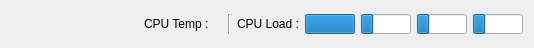
<?xml version="1.0" encoding="UTF-8"?>
<ui version="4.0">
 <class>SystemDisplay</class>
 <widget class="QWidget" name="SystemDisplay">
  <property name="geometry">
   <rect>
    <x>0</x>
    <y>0</y>
    <width>534</width>
    <height>48</height>
   </rect>
  </property>
  <property name="windowTitle">
   <string>Form</string>
  </property>
  <layout class="QGridLayout" name="gridLayout">
   <item row="0" column="5">
    <widget class="QProgressBar" name="progressBar_cpu0">
     <property name="maximumSize">
      <size>
       <width>50</width>
       <height>20</height>
      </size>
     </property>
     <property name="value">
      <number>100</number>
     </property>
     <property name="textVisible">
      <bool>false</bool>
     </property>
     <property name="orientation">
      <enum>Qt::Horizontal</enum>
     </property>
    </widget>
   </item>
   <item row="0" column="1">
    <widget class="QLabel" name="label_2">
     <property name="text">
      <string>CPU Temp :</string>
     </property>
    </widget>
   </item>
   <item row="0" column="0">
    <spacer name="horizontalSpacer">
     <property name="orientation">
      <enum>Qt::Horizontal</enum>
     </property>
     <property name="sizeHint" stdset="0">
      <size>
       <width>40</width>
       <height>20</height>
      </size>
     </property>
    </spacer>
   </item>
   <item row="0" column="4">
    <widget class="QLabel" name="label">
     <property name="text">
      <string>CPU Load :</string>
     </property>
    </widget>
   </item>
   <item row="0" column="8">
    <widget class="QProgressBar" name="progressBar_cpu3">
     <property name="maximumSize">
      <size>
       <width>50</width>
       <height>20</height>
      </size>
     </property>
     <property name="value">
      <number>24</number>
     </property>
     <property name="textVisible">
      <bool>false</bool>
     </property>
     <property name="orientation">
      <enum>Qt::Horizontal</enum>
     </property>
    </widget>
   </item>
   <item row="0" column="6">
    <widget class="QProgressBar" name="progressBar_cpu1">
     <property name="maximumSize">
      <size>
       <width>50</width>
       <height>20</height>
      </size>
     </property>
     <property name="value">
      <number>24</number>
     </property>
     <property name="textVisible">
      <bool>false</bool>
     </property>
     <property name="orientation">
      <enum>Qt::Horizontal</enum>
     </property>
    </widget>
   </item>
   <item row="0" column="7">
    <widget class="QProgressBar" name="progressBar_cpu2">
     <property name="maximumSize">
      <size>
       <width>50</width>
       <height>20</height>
      </size>
     </property>
     <property name="value">
      <number>24</number>
     </property>
     <property name="textVisible">
      <bool>false</bool>
     </property>
     <property name="orientation">
      <enum>Qt::Horizontal</enum>
     </property>
    </widget>
   </item>
   <item row="0" column="2">
    <widget class="QLabel" name="label_cpu_temp">
     <property name="text">
      <string/>
     </property>
    </widget>
   </item>
   <item row="0" column="3">
    <widget class="Line" name="line">
     <property name="orientation">
      <enum>Qt::Vertical</enum>
     </property>
    </widget>
   </item>
  </layout>
 </widget>
 <resources/>
 <connections/>
</ui>
